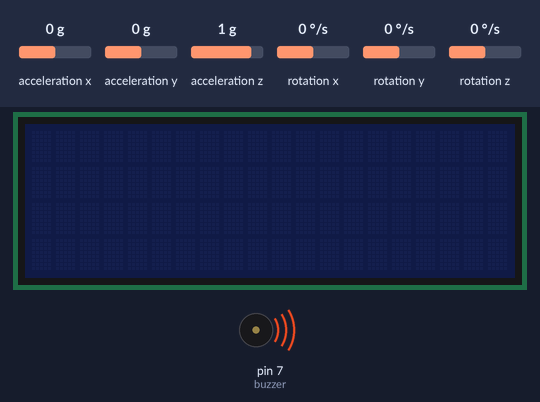
Bench run of a sketch on a simulated Arduino Uno, built with avr-gcc and run on an emulated ATmega328P. Parts: 20×4 character LCD, buzzer (waves = sounding). Wiring (inferred from the names in the program): MPU-6050 motion sensor at I2C address 0x68. Inputs (shaded band) come from the test bench; at power-on: acceleration x 0 g, acceleration y 0 g, acceleration z 1 g, rotation x 0 °/s, rotation y 0 °/s, rotation z 0 °/s. What the sketch prints to the serial monitor is not drawn.

Above: at 1.2 s.
1.3 s: acceleration x set to -1.4 g
6.6 s: acceleration y set to -1.4 g
12.6 s: acceleration z set to -1.4 g
18.7 s: rotation x set to -192 °/s
Timing chart, 0 to 21.7 s (numbered marks = the images above; inputs shaded):
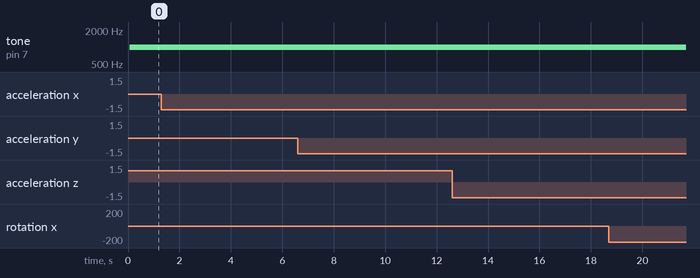

The sketch:

main.ino
```cpp
#include "Wire.h" // This library allows you to communicate with I2C devices.
#include <Wire.h>
#include <LiquidCrystal_I2C.h>

LiquidCrystal_I2C lcd(0x3F,20,4);  // set the LCD address to 0x27 for a 16 chars and 2 line display

const int MPU_ADDR = 0x68; // I2C address of the MPU-6050. If AD0 pin is set to HIGH, the I2C address will be 0x69.
int16_t accelerometer_x, accelerometer_y, accelerometer_z; // variables for accelerometer raw data
int16_t gyro_x, gyro_y, gyro_z; // variables for gyro raw data
int16_t temperature; // variables for temperature data
char tmp_str[7]; // temporary variable used in convert function
char* convert_int16_to_str(int16_t i) { // converts int16 to string. Moreover, resulting strings will have the same length in the debug monitor.
  sprintf(tmp_str, "%6d", i);
  return tmp_str;
}

const int buzzer = 7; //put whichever pin you want here and use the buzzer

void setup(){
  pinMode(buzzer, OUTPUT); // Set buzzer - pin 9 as an output
  lcd.init();  // initialize the lcd
  Serial.begin(9600);
  Wire.begin();
  Wire.beginTransmission(MPU_ADDR); // Begins a transmission to the I2C slave (GY-521 board)
  Wire.write(0x6B); // PWR_MGMT_1 register
  Wire.write(0); // set to zero (wakes up the MPU-6050)
  Wire.endTransmission(true);
}

void loop(){
  tone(buzzer, 1000); // Send 1KHz sound signal...
  delay(1000);        // ...for 1 sec
  //noTone(buzzer);     // Stop sound...
  delay(1000);        // ...for 1sec
  Wire.beginTransmission(MPU_ADDR);
  Wire.write(0x3B); // starting with register 0x3B (ACCEL_XOUT_H) [MPU-6000 and MPU-6050 Register Map and Descriptions Revision 4.2, p.40]
  Wire.endTransmission(false); // the parameter indicates that the Arduino will send a restart. As a result, the connection is kept active.
  Wire.requestFrom(MPU_ADDR, 7*2, true); // request a total of 7*2=14 registers

  // "Wire.read()<<8 | Wire.read();" means two registers are read and stored in the same variable
  accelerometer_x = Wire.read()<<8 | Wire.read(); // reading registers: 0x3B (ACCEL_XOUT_H) and 0x3C (ACCEL_XOUT_L)
  accelerometer_y = Wire.read()<<8 | Wire.read(); // reading registers: 0x3D (ACCEL_YOUT_H) and 0x3E (ACCEL_YOUT_L)
  accelerometer_z = Wire.read()<<8 | Wire.read(); // reading registers: 0x3F (ACCEL_ZOUT_H) and 0x40 (ACCEL_ZOUT_L)
  temperature = Wire.read()<<8 | Wire.read(); // reading registers: 0x41 (TEMP_OUT_H) and 0x42 (TEMP_OUT_L)
  gyro_x = Wire.read()<<8 | Wire.read(); // reading registers: 0x43 (GYRO_XOUT_H) and 0x44 (GYRO_XOUT_L)
  gyro_y = Wire.read()<<8 | Wire.read(); // reading registers: 0x45 (GYRO_YOUT_H) and 0x46 (GYRO_YOUT_L)
  gyro_z = Wire.read()<<8 | Wire.read(); // reading registers: 0x47 (GYRO_ZOUT_H) and 0x48 (GYRO_ZOUT_L)

  // print out data
  Serial.print("aX = "); Serial.print(convert_int16_to_str(accelerometer_x));
  Serial.print(" | aY = "); Serial.print(convert_int16_to_str(accelerometer_y));
  Serial.print(" | aZ = "); Serial.print(convert_int16_to_str(accelerometer_z));
  // the following equation was taken from the documentation [MPU-6000/MPU-6050 Register Map and Description, p.30]
  Serial.print(" | tmp = "); Serial.print(temperature/340.00+36.53);
  Serial.print(" | gX = "); Serial.print(convert_int16_to_str(gyro_x));
  Serial.print(" | gY = "); Serial.print(convert_int16_to_str(gyro_y));
  Serial.print(" | gZ = "); Serial.print(convert_int16_to_str(gyro_z));
  Serial.println();
  if (accelerometer_x > 3000 && accelerometer_y > 5000 && accelerometer_z > -20000) {
    // Print a message to the LCD.
    lcd.backlight();
    lcd.setCursor(2,0);
    lcd.print("Rash driving.");
    lcd.setCursor(0,1);
    lcd.print("Please slow down");
  }

  delay(1000); // delay
}
```

Measured:
- after the input at 1.3 s, every drawn part: stays the same
- after the input at 6.6 s, every drawn part: stays the same
- after the input at 12.6 s, every drawn part: stays the same
- after the input at 18.7 s, every drawn part: stays the same
